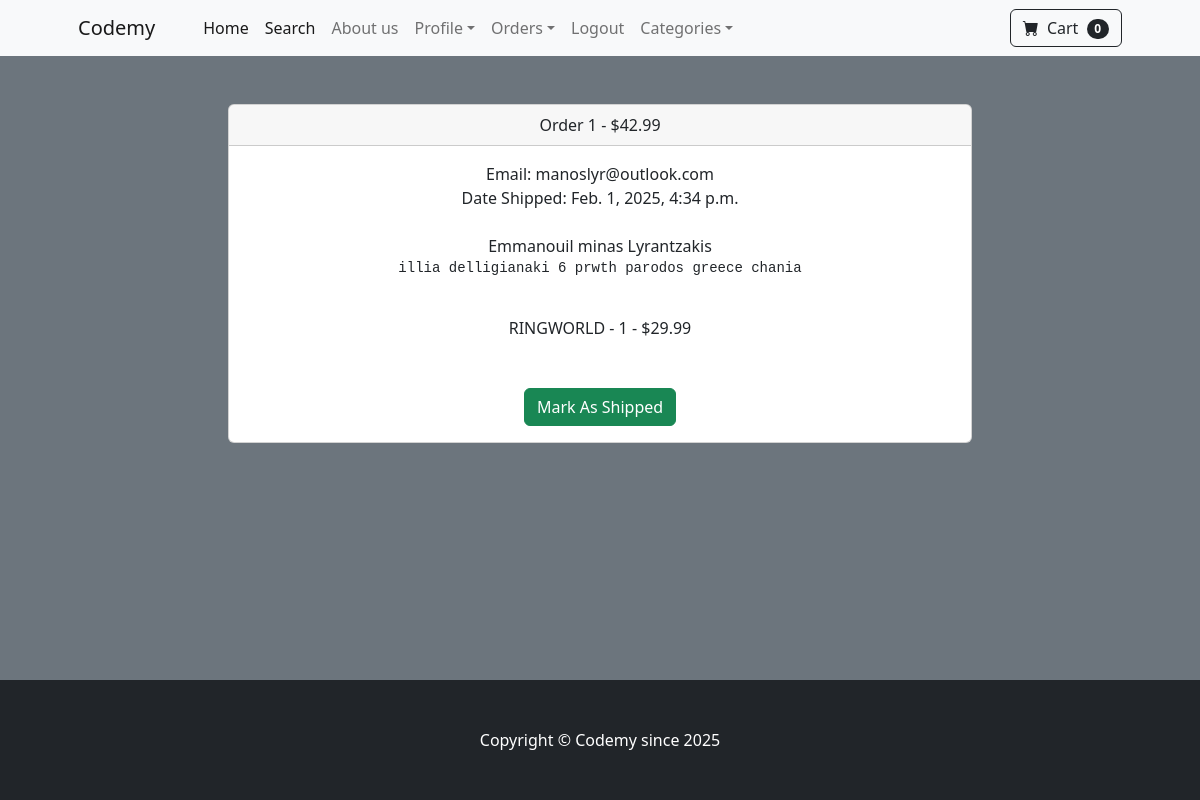
/payment/orders/1 (signed in), run on the app's committed database.
### payment/models.py (models this page shows, shortened)
class Order(models.Model):
	user = models.ForeignKey(User, on_delete=models.CASCADE, null=True, blank=True)
	full_name = models.CharField(max_length=250)
	email = models.EmailField(max_length=250)
	shipping_address = models.TextField(max_length=15000)
	amount_paid = models.DecimalField(max_digits=7, decimal_places=2)
	date_ordered = models.DateTimeField(auto_now_add=True)
	shipped = models.BooleanField(default=False)
	date_shipped = models.DateTimeField(blank=True, null=True)

class OrderItem(models.Model):
	order = models.ForeignKey(Order, on_delete=models.CASCADE, null=True)
	product = models.ForeignKey(Product, on_delete=models.CASCADE, null=True)
	user = models.ForeignKey(User, on_delete=models.CASCADE, null=True, blank=True)
	quantity = models.PositiveBigIntegerField(default=1)
	price = models.DecimalField(max_digits=7, decimal_places=2)

### store/models.py (models this page shows)
class Product(models.Model):
    name = models.CharField(max_length=100)
    price = models.DecimalField(default=0, decimal_places=2, max_digits=6)
    category = models.ForeignKey(Category, on_delete=models.CASCADE, default=1)
    description = models.CharField(max_length=250, default='', blank=True, null=True)
    image = models.ImageField(upload_to='uploads/product/')
    is_sale = models.BooleanField(default = False)
    sale_price = models.DecimalField(default=0, decimal_places=2, max_digits=6)
    def __str__(self):
        return self.name

### payment/views.py (the view, shortened to what this page needs)
# urls.py: path('orders/<int:pk>', views.orders, name='orders'),
def orders(request, pk):
	if request.user.is_authenticated and request.user.is_superuser:
		order = Order.objects.get(id=pk)
		items = OrderItem.objects.filter(order=pk)
		return render(request, 'payment/orders.html', {"order":order, "items":items})
	else:
		messages.success(request, "Access Denied")
		return redirect('home')

### cart/cart.py (called while the page is built)
    def __len__(self):
        return len(self.cart)

### cart/context_processors.py (called while the page is built)
def cart(request):
	return {'cart': Cart(request)}

### payment/templates/payment/orders.html (shortened to what this page needs)
{% extends 'base.html' %}
{% block content %}
        <div class="container">
        	<div class="row">
        		<center>
        			<div class="col-8">
        				<br/><br/>
<div class="card">
  <div class="card-header">
    Order {{ order.id}} - ${{order.amount_paid}}
  </div>
  <div class="card-body">
    Email: {{ order.email}}<br/>
    {% if order.date_shipped %}
      Date Shipped: {{ order.date_shipped}}
    {% else %}
     Date Ordered: {{ order.date_ordered}}
    {% endif %}
    <br/><br/>
    {{ order.full_name }}<br/>
    <pre>{{ order.shipping_address }}
    </pre>
    {% for item in items %}
      {{ item.product }} - {{ item.quantity }} - ${{ item.price }}<br/>
    {% endfor %}
    <br/><br/>
    {% if not order.shipped %}
    <form method="POST">
      <button type="Submit" class="btn btn-success">Mark As Shipped</button>
    {% else %}
    <form method="POST">
      {% csrf_token %}
      <input type="hidden" name="shipping_status" value="false">
      <button type="Submit" class="btn btn-danger">Mark As Not Shipped</button>
    </from>
    {% endif %}
  </div>
</div>
<br/>
<br/><br/>
        			</div>
        		</center>
        	</div>
        </div>
{% endblock %}

### store/templates/base.html (style rules this page uses)
body { background-color: #6c757d; display: flex; flex-direction: column; min-height: 100vh; }
html, body { height: 100%; margin: 0; display: flex; flex-direction: column; }

### data on the page
Order: id "1", amount_paid "42.99", email "manoslyr@outlook.com", date_shipped "Feb. 1, 2025, 4:34 p.m.", full_name "Emmanouil minas Lyrantzakis", shipping_address "illia delligianaki 6 prwth parodos greece chania"
OrderItem: product "RINGWORLD", quantity "1", price "29.99"

### other printed values
{{ cart | length }} "0"
